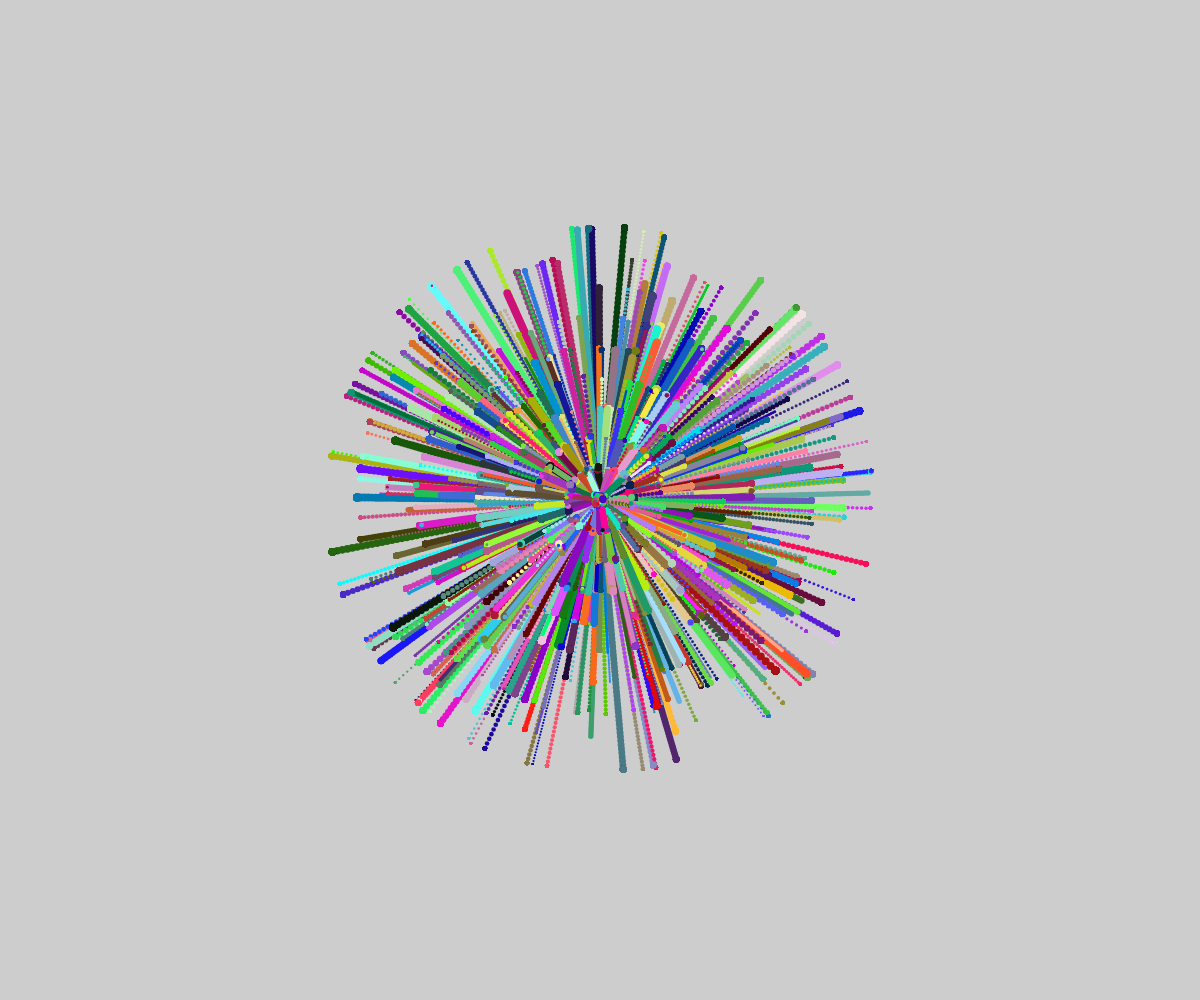
Frame 1 (no input)
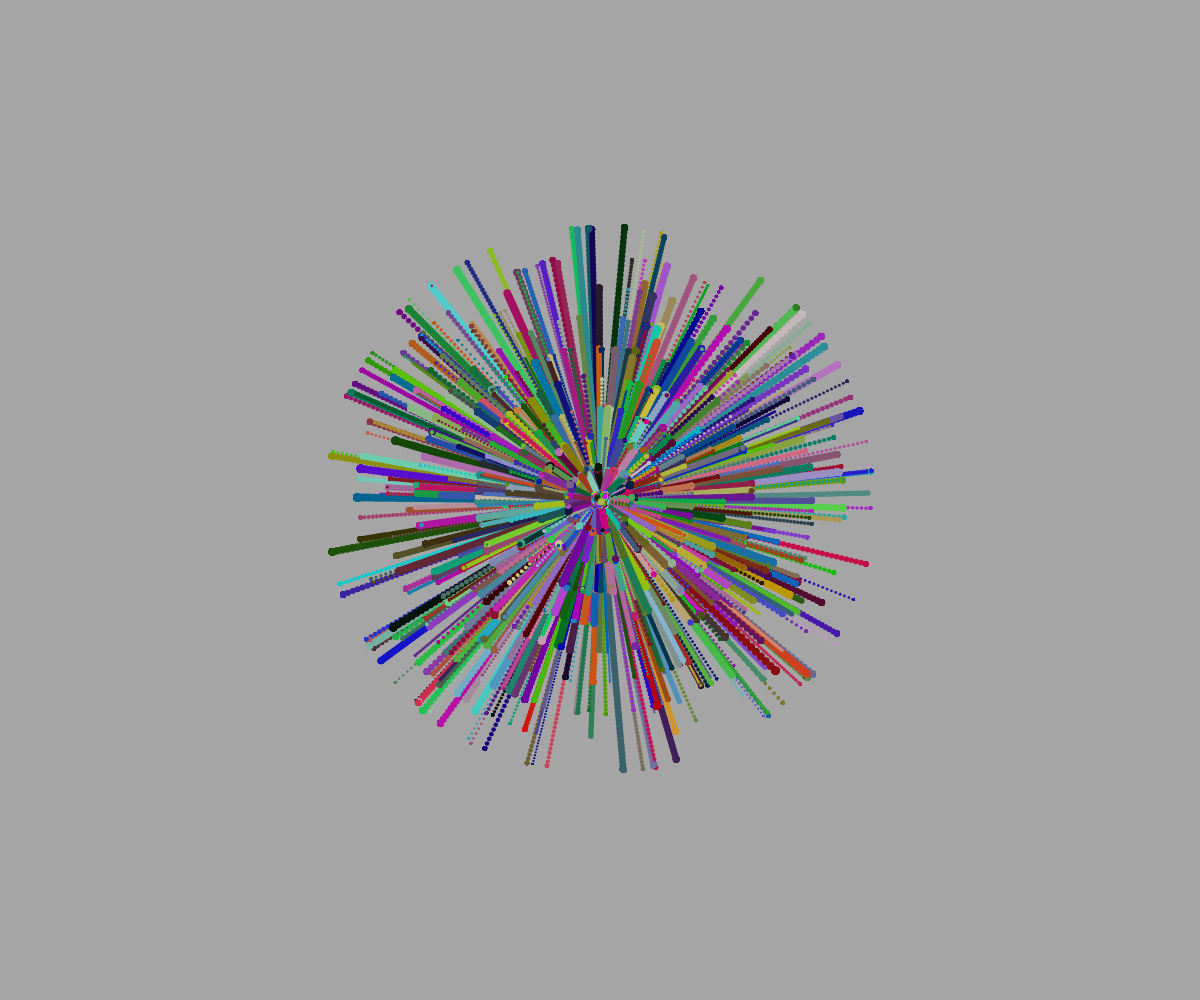
Frame 2 (the mouse pressed at the canvas centre, redrawn once)

The p5.js sketch that drew these frames (run headless with seeded random() and noise() and a simulated clock; the mouse was pressed at the canvas centre and the sketch redrawn once):

// p5.js sketch
// ── sketch.js
/* const ballCount = 100;
let x = [];
let y = [];
let size = [];
let xSpeed = [];
let ySpeed = [];
let traveledDist = [];
let r = [];
let g = [];
let b = []; */

maxDistDecrementor = 300


class Cell {
  constructor(x, y, size, xSpeed, ySpeed, traveledDist, r, g, b) {
    this.x = x;
    this.y = y;
    this.size = size;
    this.xSpeed = xSpeed;
    this.ySpeed = ySpeed;
    this.traveledDist = traveledDist;
    this.r = r;
    this.g = g;
    this.b = b;
  }
}

const cells = [];

function setup() {
  createCanvas(windowWidth, windowHeight);

  // generateCells(100, 3, 30);
  console.log(cells)
}

function draw() {
  background(0, 50);
  
  for (let i = 10; i > 0; i--) {
    /* const amount = random(i * 10, i * 20);
    const minSize = random(i, i * 2);
    const maxSize = random(i * 2, i * 5);
    generateAndMoveCellPulse(amount, minSize, maxSize) */
    generateAndMoveCellPulse(100, 2, 8);
  }
  noLoop();
}


function generateAndMoveCellPulse(amount, minSize, maxSize) {
  maxDistDecrementor -= 30;
  const pulseGeneration = generateCells(amount, minSize, maxSize);
  for (let i = 0; i < pulseGeneration.length; i++) {
    moveCells(pulseGeneration, maxDistDecrementor);
  }
}

function moveCells(cellArr, maxDist) {
  for(let i = 0; i < cellArr.length; i++){
    /* console.log(cells[i].x) */
    let oldX = cellArr[i].x;
    let oldY = cellArr[i].y;

    cellArr[i].x += cellArr[i].xSpeed;
    cellArr[i].y += cellArr[i].ySpeed;

    cellArr[i].traveledDist += dist(oldX, oldY, cellArr[i].x, cellArr[i].y);
 
    if (cellArr[i].traveledDist > maxDist){
      cellArr[i].xSpeed = 0;
      cellArr[i].ySpeed = 0;
    }

    fill(cellArr[i].r, cellArr[i].g, cellArr[i].b)
    noStroke()
    ellipse(cellArr[i].x, cellArr[i].y, cellArr[i].size, cellArr[i].size);
  }
}

function generateCells(amount, minSize, maxSize) {
  const internalGenArray = []
  for(let i = 0; i < amount; i++) {

    const x = width / 2; 
    const y = height / 2; 

    const xSpeed = random(-5, 5);
    const ySpeed = random(-5, 5);

    const traveledDist = 0;
    const size = random(minSize, maxSize);

    const r = random(0, 256);
    const g = random(0, 256);
    const b = random(0, 256);

    internalGenArray.push(new Cell(x, y, size, xSpeed, ySpeed, traveledDist, r, g, b))
  }
  return internalGenArray;
}

/* function generateCells(amount, minSize, maxSize) {
  for(let i = 0; i < amount; i++) {

    x[i] = width / 2; 
    y[i] = height / 2; 

    xSpeed[i] = random(-5, 5);
    ySpeed[i] = random(-5, 5);

    traveledDist[i] = 0;

    size[i] = random(minSize, maxSize);

    r[i] = random(0, 256);
    g[i] = random(0, 256);
    b[i] = random(0, 256);
  }
} */
